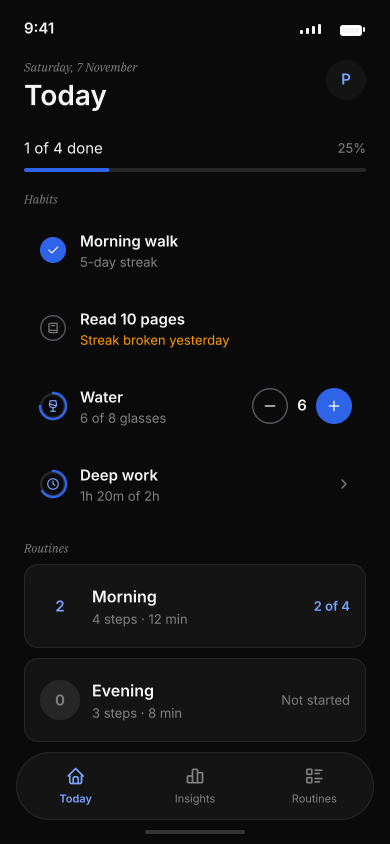
#> input picture design/archive/renders/01-today.png, 780 x 1688 px, found by its file name (shown at 1/2 size)
$ python m4.py
#> lines starting #> are read from the running program, lines starting #| are printed output that depends on the picture; after the words box and inside, x2 and y2 are one past the last pixel; in counts of white or black regions, pixels touching at a corner belong together
from PIL import Image
import numpy as np
base = 'D:/Apps/projects/habit_tracker/design/renders/'
im = np.array(Image.open(base + '01-today.png').convert('RGB')).astype(int)
bg = 10
ink = (np.abs(im - bg).max(axis=2) > 6)
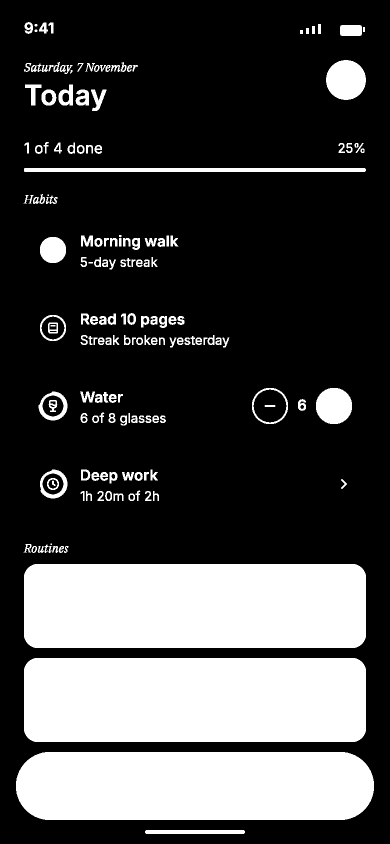
#> ink: shape (1688, 780) bool (shown at 1/2 size); 27.9% white; 169 white regions (2 under 20 px), largest, box (x1, y1, x2, y2) and area: (48, 1128, 732, 1296) 114288, (48, 1316, 732, 1484) 114288, (32, 1504, 748, 1640) 93508
blue = (im[:, :, 2] > 150) & (im[:, :, 0] < 120)
#> blue: shape (1688, 780) bool; 0.68% white; 186 white regions (178 under 20 px), largest, box (x1, y1, x2, y2) and area: (632, 776, 704, 848) 3956, (80, 474, 132, 526) 2030, (48, 336, 219, 344) 1356

def bb(mask, y0, y1, x0, x1):
    m = mask[y0:y1, x0:x1]
    ys, xs = np.where(m)
    if len(xs) == 0:
        return None
    return (int(x0+xs.min()), int(y0+ys.min()), int(x0+xs.max()), int(y0+ys.max()))

rows = [(460, 540), (610, 690), (760, 850), (910, 1000)]
for i, (y0, y1) in enumerate(rows):
    ic = bb(ink, y0, y1, 60, 155)
    tx = bb(ink, y0, y1, 150, 500)
    print('row', i, 'icon', ic, 'cy', (ic[1]+ic[3])/2 if ic else None,
          'text', tx, 'cy', (tx[1]+tx[3])/2 if tx else None)
#> this loop made 4 passes
#> (ic, tx) on passes 1 to 4: ((80, 474, 131, 525), (161, 470, 356, 538)), ((80, 630, 131, 681), (161, 626, 458, 689)), ((77, 783, 134, 840), (160, 783, 331, 849)), ((80, 939, 134, 996), (161, 939, 317, 999))
#| row 0 icon (80, 474, 131, 525) cy 499.5 text (161, 470, 356, 538) cy 504.0
#| row 1 icon (80, 630, 131, 681) cy 655.5 text (161, 626, 458, 689) cy 657.5
#| row 2 icon (77, 783, 134, 840) cy 811.5 text (160, 783, 331, 849) cy 816.0
#| row 3 icon (80, 939, 134, 996) cy 967.5 text (161, 939, 317, 999) cy 969.0
#> pass 1, in bb (call 2), `m = mask[y0:y1, x0:x1]`:
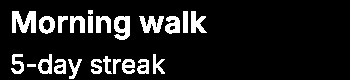
#> m: shape (80, 350) bool; 11.8% white; 23 white regions, largest, box (x1, y1, x2, y2) and area: (12, 11, 36, 33) 372, (114, 16, 130, 40) 270, (139, 16, 164, 33) 256
# row4 chevron
print('chevron4', bb(ink, 930, 1000, 620, 740))
#> in bb (call 9), `m = mask[y0:y1, x0:x1]`:
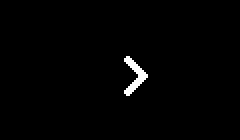
#> m: shape (70, 120) bool (shown 2 times larger); 1.1% white; 1 white region, box (x1, y1, x2, y2) and area: (62, 28, 74, 48) 92
#> in bb (call 9), `ys, xs = np.where(m)`: ys = 92 values from 28 to 47; xs = 92 values, max 73 at index 45, min 62 at index 2, mean 66.98
#| chevron4 (682, 958, 693, 977)
# water controls
print('minus', bb(ink, 760, 850, 480, 590))
#> in bb (call 10), `m = mask[y0:y1, x0:x1]`:
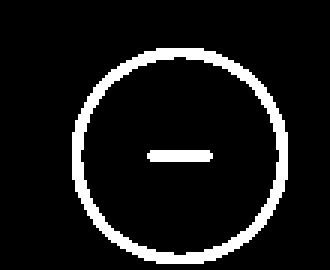
#> m: shape (90, 110) bool (shown 3 times larger); 9.1% white; 2 white regions, box (x1, y1, x2, y2) and area: (24, 16, 96, 88) 820, (49, 50, 71, 54) 84
#> in bb (call 10), `ys, xs = np.where(m)`: ys = 904 values from 16 to 87; xs = 904 values, max 95 at index 357, min 24 at index 350, mean 59.5
#| minus (504, 776, 575, 847)
print('six', bb(ink, 760, 850, 580, 620))
#> in bb (call 11), `m = mask[y0:y1, x0:x1]`: m: shape (90, 40) bool; 6.9% white; 1 white region, box (x1, y1, x2, y2) and area: (16, 38, 32, 62) 249
#| six (596, 798, 611, 821)
print('plus', bb(ink, 760, 850, 620, 740))
#> in bb (call 12), `m = mask[y0:y1, x0:x1]`:
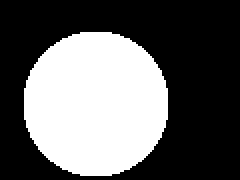
#> m: shape (90, 120) bool (shown 2 times larger); 38.5% white; 1 white region, box (x1, y1, x2, y2) and area: (12, 16, 84, 88) 4160
#> in bb (call 12), `ys, xs = np.where(m)`: ys = 4160 values from 16 to 87; xs = 4160 values, max 83 at index 1575, min 12 at index 1504, mean 47.5
#| plus (632, 776, 703, 847)
# routine card badge
print('badge', bb(ink, 1120, 1240, 60, 180))
#> in bb (call 13), `m = mask[y0:y1, x0:x1]`:
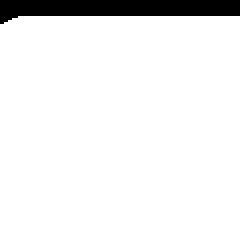
#> m: shape (120, 120) bool (shown 2 times larger); 93.2% white; 1 black region, box (x1, y1, x2, y2) and area: (0, 0, 120, 12) 981
#> in bb (call 13), `ys, xs = np.where(m)`: ys = 13419 values from 8 to 119; xs = 13419 values, max 119 at index 110, min 0 at index 459, mean 59.59
#| badge (60, 1128, 179, 1239)
print('routine title', bb(ink, 1130, 1180, 170, 500))
#> in bb (call 14), `m = mask[y0:y1, x0:x1]`: m: shape (50, 330) bool; every value is 1
#| routine title (170, 1130, 499, 1179)
print('2of4', bb(ink, 1130, 1180, 580, 740))
#> in bb (call 15), `m = mask[y0:y1, x0:x1]`:
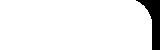
#> m: shape (50, 160) bool; 93.5% white; 1 black region, box (x1, y1, x2, y2) and area: (136, 0, 160, 50) 517
#> in bb (call 15), `ys, xs = np.where(m)`: ys = 7483 values from 0 to 49; xs = 7483 values, max 151 at index 2922, min 0 at index 0, mean 74.39
#| 2of4 (580, 1130, 731, 1179)
# card
print('card y', np.where((np.abs(im[:, 390] - np.array([17, 17, 17])).max(axis=1) <= 2))[0][:10])
#| card y []

$ run again, with design/archive/renders/02-counter-detail.png copied over design/archive/renders/01-today.png
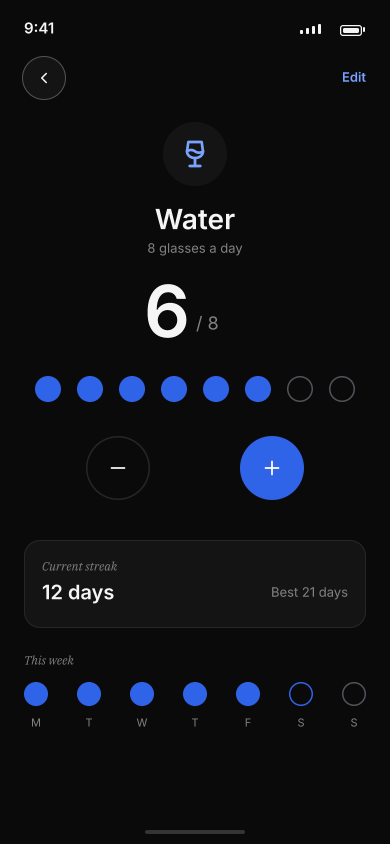
#> input picture design/archive/renders/02-counter-detail.png, 780 x 1688 px, found by its file name (shown at 1/2 size)
#> ink: shape (1688, 780) bool; 14.7% white; 72 white regions (1 under 20 px), largest, box (x1, y1, x2, y2) and area: (48, 1080, 732, 1256) 119556, (480, 872, 608, 1000) 13027, (326, 244, 454, 372) 12835
#> blue: shape (1688, 780) bool; 2.6% white; 88 white regions (70 under 20 px), largest, box (x1, y1, x2, y2) and area: (480, 872, 608, 1000) 12601, (70, 752, 122, 804) 2104, (154, 752, 206, 804) 2104
#> the loop `for i, (y0, y1) in enumerate(rows):` made 4 passes
#> tx on passes 1, 2, 4: (296, 486, 484, 510), (295, 610, 435, 675), (172, 910, 499, 999)
#> (printed output is left out)
#> m: shape (70, 120) bool; every value is 0
#| chevron4 None
#> m: shape (90, 110) bool; 21.7% white; 2 white regions, box (x1, y1, x2, y2) and area: (10, 0, 62, 44) 1965, (94, 0, 110, 42) 188
#| minus (490, 760, 589, 803)
#> m: shape (90, 40) bool; 6.3% white; 3 white regions, box (x1, y1, x2, y2) and area: (0, 29, 40, 44) 184, (0, 0, 6, 7) 22, (34, 0, 40, 7) 22
#| six (580, 760, 619, 803)
#> in bb (call 12), `m = mask[y0:y1, x0:x1]`:
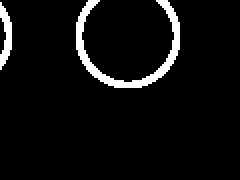
#> m: shape (90, 120) bool (shown 2 times larger); 5.3% white; 2 white regions, box (x1, y1, x2, y2) and area: (38, 0, 90, 44) 455, (0, 1, 6, 35) 114
#> ys = 569 values from 0 to 43; xs = 569 values, max 89 at index 147, min 0 at index 12, mean 51.32
#| plus (620, 760, 709, 803)
#> m: shape (120, 120) bool; every value is 1
#| badge (60, 1120, 179, 1239)
#> m: shape (50, 330) bool; every value is 1
#| routine title (170, 1130, 499, 1179)
#> in bb (call 15), `m = mask[y0:y1, x0:x1]`:
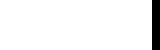
#> m: shape (50, 160) bool; 95% white; 1 black region, box (x1, y1, x2, y2) and area: (152, 0, 160, 50) 400
#> ys = 7600 values from 0 to 49; xs = 7600 values, max 151 at index 151, min 0 at index 0, mean 75.5
#| 2of4 (580, 1130, 731, 1179)
#| card y []
